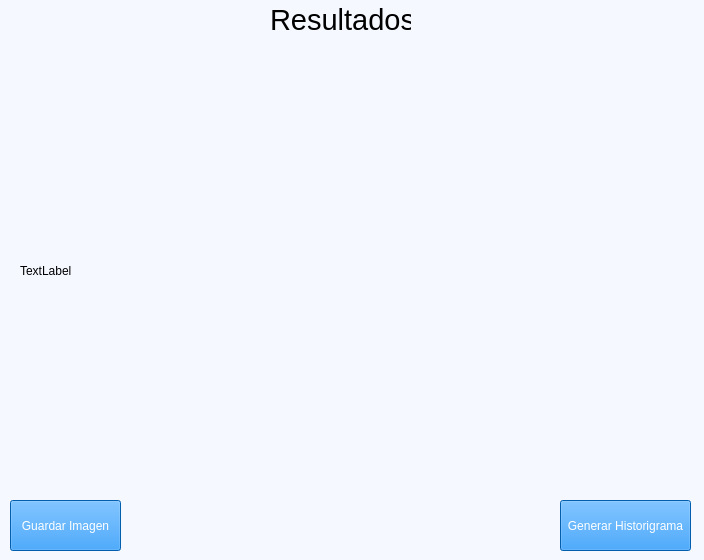
<?xml version="1.0" encoding="UTF-8"?>
<ui version="4.0">
 <class>Resultado</class>
 <widget class="QMainWindow" name="Resultado">
  <property name="windowModality">
   <enum>Qt::WindowModal</enum>
  </property>
  <property name="geometry">
   <rect>
    <x>0</x>
    <y>0</y>
    <width>704</width>
    <height>560</height>
   </rect>
  </property>
  <property name="minimumSize">
   <size>
    <width>704</width>
    <height>560</height>
   </size>
  </property>
  <property name="maximumSize">
   <size>
    <width>704</width>
    <height>560</height>
   </size>
  </property>
  <property name="windowTitle">
   <string>Resultado</string>
  </property>
  <property name="windowIcon">
   <iconset resource="Recursos.qrc">
    <normaloff>:/new/Candidatos/Recursos/300px-Flag_of_Ecuador_(1900–2009).svg.png</normaloff>:/new/Candidatos/Recursos/300px-Flag_of_Ecuador_(1900–2009).svg.png</iconset>
  </property>
  <property name="styleSheet">
   <string notr="true">background-color: rgb(245, 248, 255);</string>
  </property>
  <widget class="QWidget" name="centralwidget">
   <widget class="QPushButton" name="Genlibro">
    <property name="geometry">
     <rect>
      <x>10</x>
      <y>500</y>
      <width>111</width>
      <height>51</height>
     </rect>
    </property>
    <property name="styleSheet">
     <string notr="true">color: rgb(255, 255, 255);
background-color: rgb(5, 132, 244);</string>
    </property>
    <property name="text">
     <string>Guardar Imagen</string>
    </property>
   </widget>
   <widget class="QLabel" name="outResultados">
    <property name="geometry">
     <rect>
      <x>20</x>
      <y>50</y>
      <width>661</width>
      <height>441</height>
     </rect>
    </property>
    <property name="text">
     <string>TextLabel</string>
    </property>
   </widget>
   <widget class="QPushButton" name="GenHitory">
    <property name="geometry">
     <rect>
      <x>560</x>
      <y>500</y>
      <width>131</width>
      <height>51</height>
     </rect>
    </property>
    <property name="styleSheet">
     <string notr="true">background-color: rgb(5, 132, 244);
color: rgb(255, 255, 255);</string>
    </property>
    <property name="text">
     <string>Generar Historigrama</string>
    </property>
   </widget>
   <widget class="QLabel" name="label">
    <property name="geometry">
     <rect>
      <x>270</x>
      <y>-10</y>
      <width>141</width>
      <height>61</height>
     </rect>
    </property>
    <property name="text">
     <string>&lt;html&gt;&lt;head/&gt;&lt;body&gt;&lt;p align=&quot;center&quot;&gt;&lt;span style=&quot; font-size:22pt;&quot;&gt;Resultados&lt;/span&gt;&lt;/p&gt;&lt;/body&gt;&lt;/html&gt;</string>
    </property>
   </widget>
  </widget>
 </widget>
 <resources>
  <include location="Recursos.qrc"/>
 </resources>
 <connections/>
</ui>
